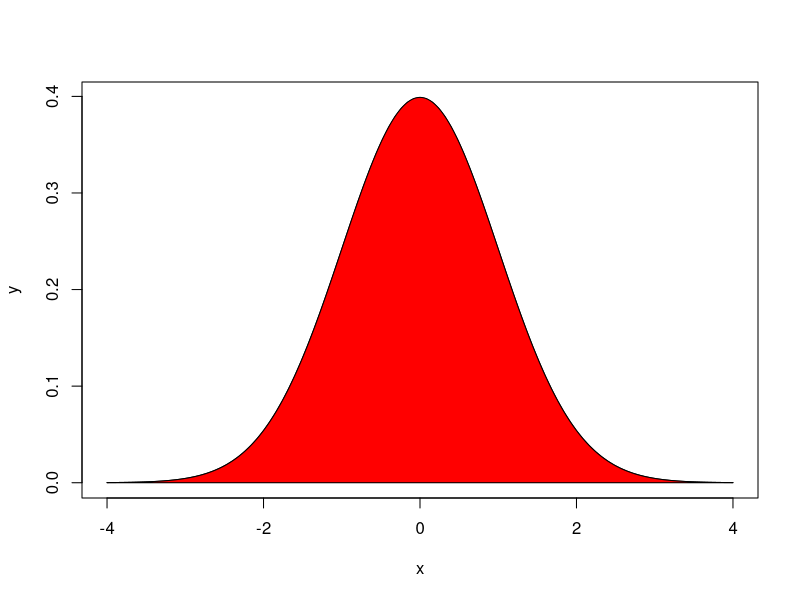
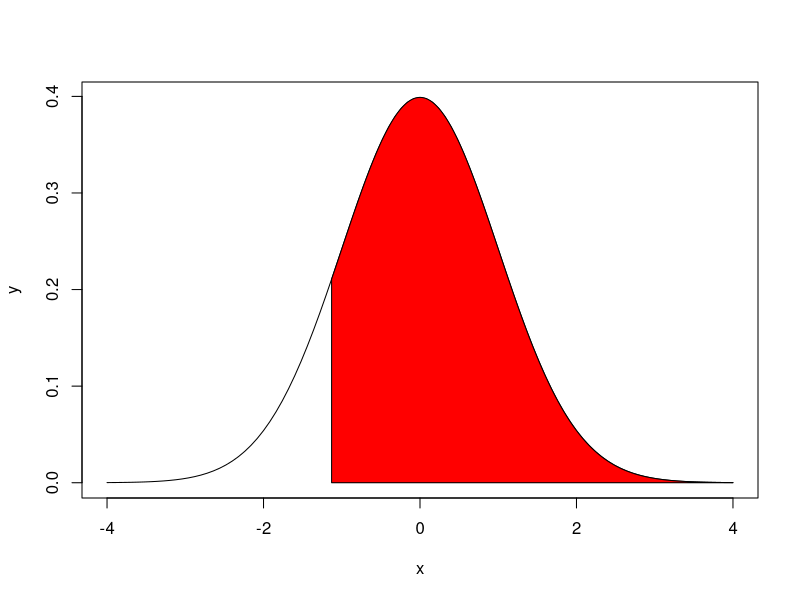
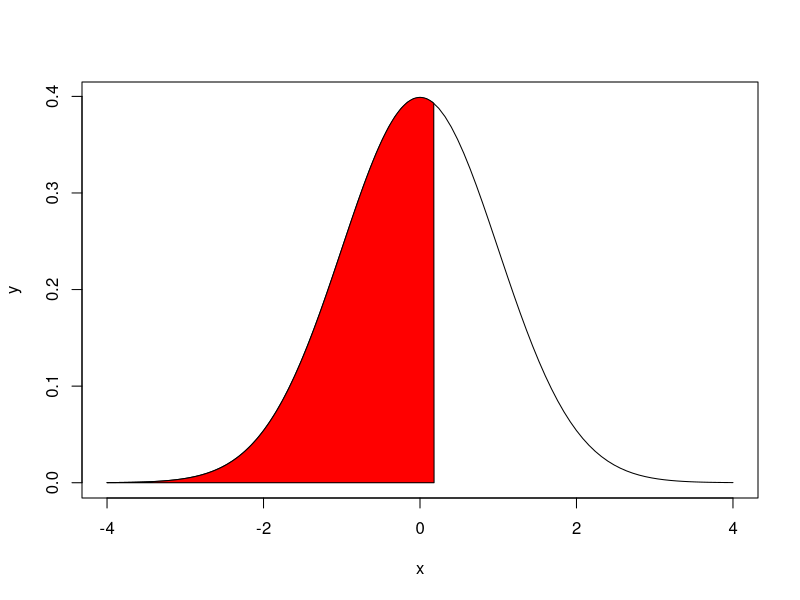
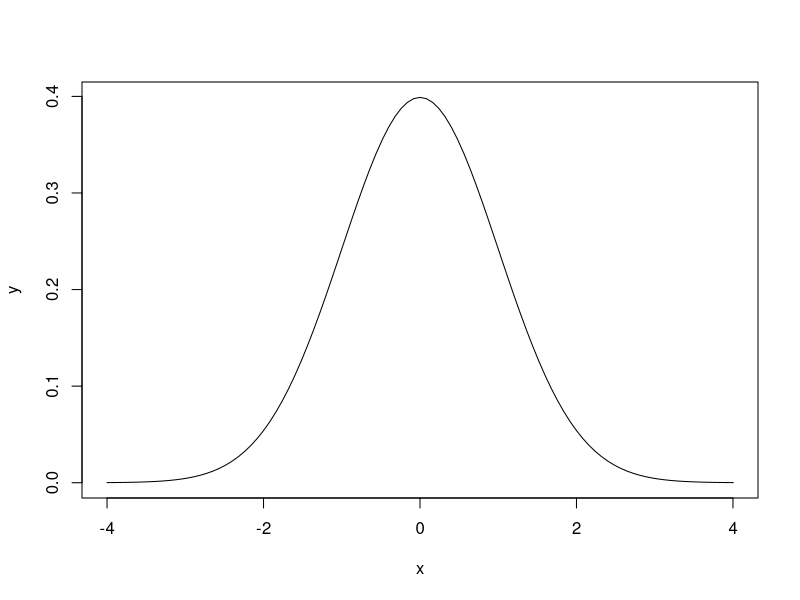
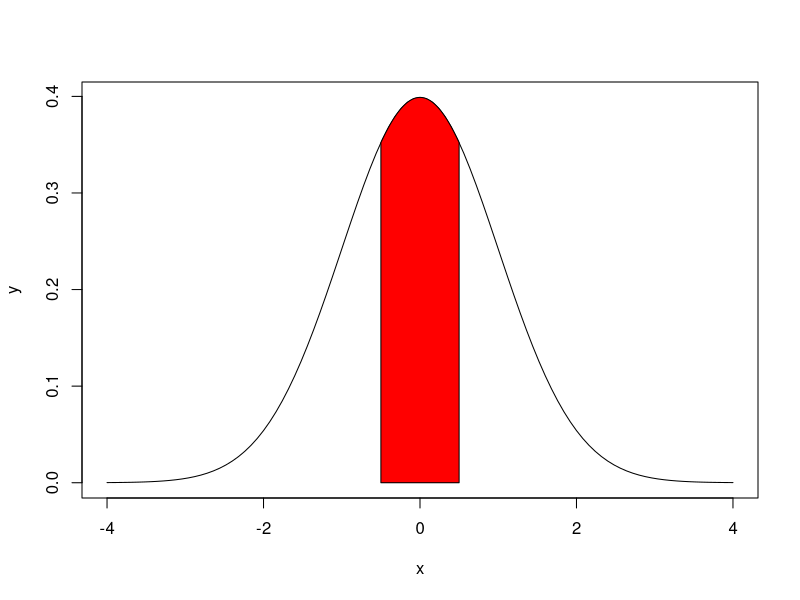
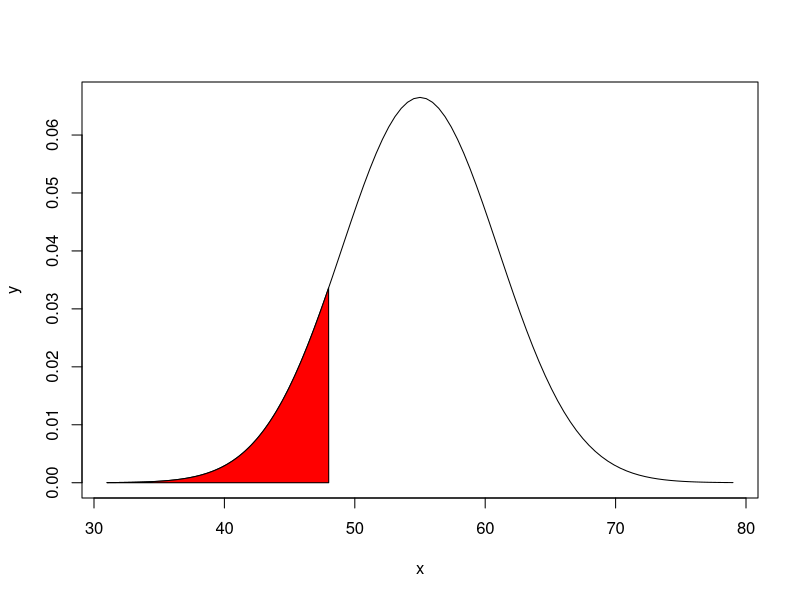
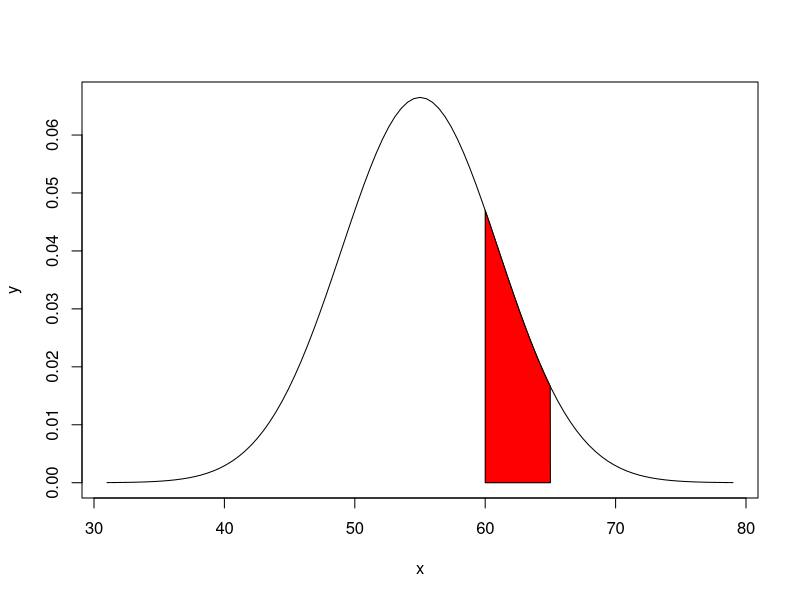
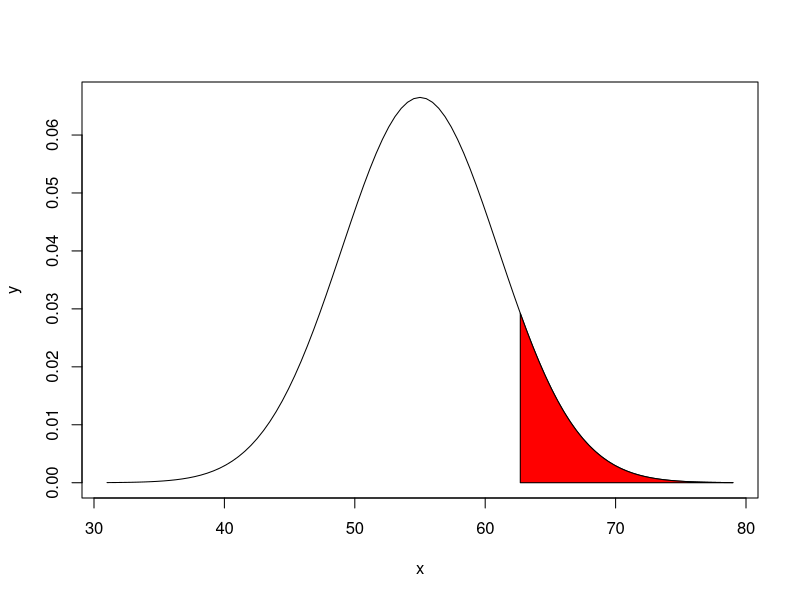

Source code (R) for these figures, in order: (Note: this script raises an error after producing the figures.)
visualization <- function(mean=0, sd=1, from=mean-4*sd, to=mean+4*sd){
  
  # Generation distribution
  lower_bound <- mean - 4*sd
  upper_bound <- mean + 4*sd
  step = 8*sd/1000
  x <- seq(lower_bound, upper_bound, step)
  
  curve(dnorm(x, mean, sd), xlim = c(lower_bound, upper_bound), ylab = "y")
  
  # Area under the curve
  if(from < mean-4*sd){
    from = mean-4*sd
  } else if(from > mean+4*sd){
    from = mean+4*sd
  }
  
  if(to > mean+4*sd){
    to = mean+4*sd
  } else if(to < mean-4*sd){
    to = mean-4*sd
  }
  x_ <- c(from, seq(from, to, step), to)
  y_ <- c(0, dnorm(seq(from, to, step), mean, sd), 0)
  
  polygon(x_, y_, col = "red")
  
}

# Default function
visualization()


# 3.2
visualization(from = -1.13) ### a
visualization(to = 0.18) ### b
visualization(from = 8) ### c
visualization(from = -0.5, to = 0.5) ### d

# 3.10
visualization(mean = 55, sd = 6, to = 48) ### a
visualization(mean = 55, sd = 6, from = 60, to = 65) ### b
visualization(mean = 55, sd = 6,
              from = qnorm(p=0.1, mean = 55, sd = 6, lower.tail = FALSE)) ### c
visualization(mean = 55, sd = 6, to = 55) ### d

# 3.12
visualization(mean = 72.6, sd = 4.78, to = 80) ### a
visualization(mean = 72.6, sd = 4.78, from = 60, to = 80) ### b
visualization(mean = 72.6, sd = 4.78,
              from = qnorm(p=0.05, mean = 72.6, sd = 4.78, lower.tail = FALSE)) ### c
visualization(mean = 72.6, sd = 4.78, from = 70) ### d


library(ggplot2)
visualization2 <- function(mean=0, sd=1, from=mean-4*sd, to=mean+4*sd){
  lower_bound <- mean - 4*sd
  upper_bound <- mean + 4*sd
  step = (upper_bound-lower_bound)/1000
  x <- seq(lower_bound, upper_bound, step)
  
  if(from < mean-4*sd){
    from = mean-4*sd
  } else if(from > mean+4*sd){
    from = mean+4*sd
  }
  
  if(to > mean+4*sd){
    to = mean+4*sd
  } else if(to < mean-4*sd){
    to = mean-4*sd
  }
  
  ggplot(mapping = aes(x = x)) +
    # Generation distribution
    stat_function(fun = dnorm,
                  args = list(mean = mean, sd = sd)) +

    # Area under the curve
    stat_function(fun = dnorm,
                  args = list(mean = mean, sd = sd),
                  geom = "area",
                  xlim = c(from, to),
                  alpha = .5)
}

# Default function
visualization2()


# 3.2
visualization2(from = -1.13) ### a
visualization2(to = 0.18) ### b
visualization2(from = 8) ### c
visualization2(from = -0.5, to = 0.5) ### d

# 3.10
visualization2(mean = 55, sd = 6, to = 48) ### a
visualization2(mean = 55, sd = 6, from = 60, to = 65) ### b
visualization2(mean = 55, sd = 6,
               from = qnorm(p=0.1, mean = 55, sd = 6, lower.tail = FALSE)) ### c
visualization2(mean = 55, sd = 6, to = 54) ### d

# 3.12
visualization2(mean = 72.6, sd = 4.78, to = 80) ### a
visualization2(mean = 72.6, sd = 4.78, from = 60, to = 80) ### b
visualization2(mean = 72.6, sd = 4.78,
               from = qnorm(p=0.05, mean = 72.6, sd = 4.78, lower.tail = FALSE)) ### c
visualization2(mean = 72.6, sd = 4.78, from = 70) ### d
